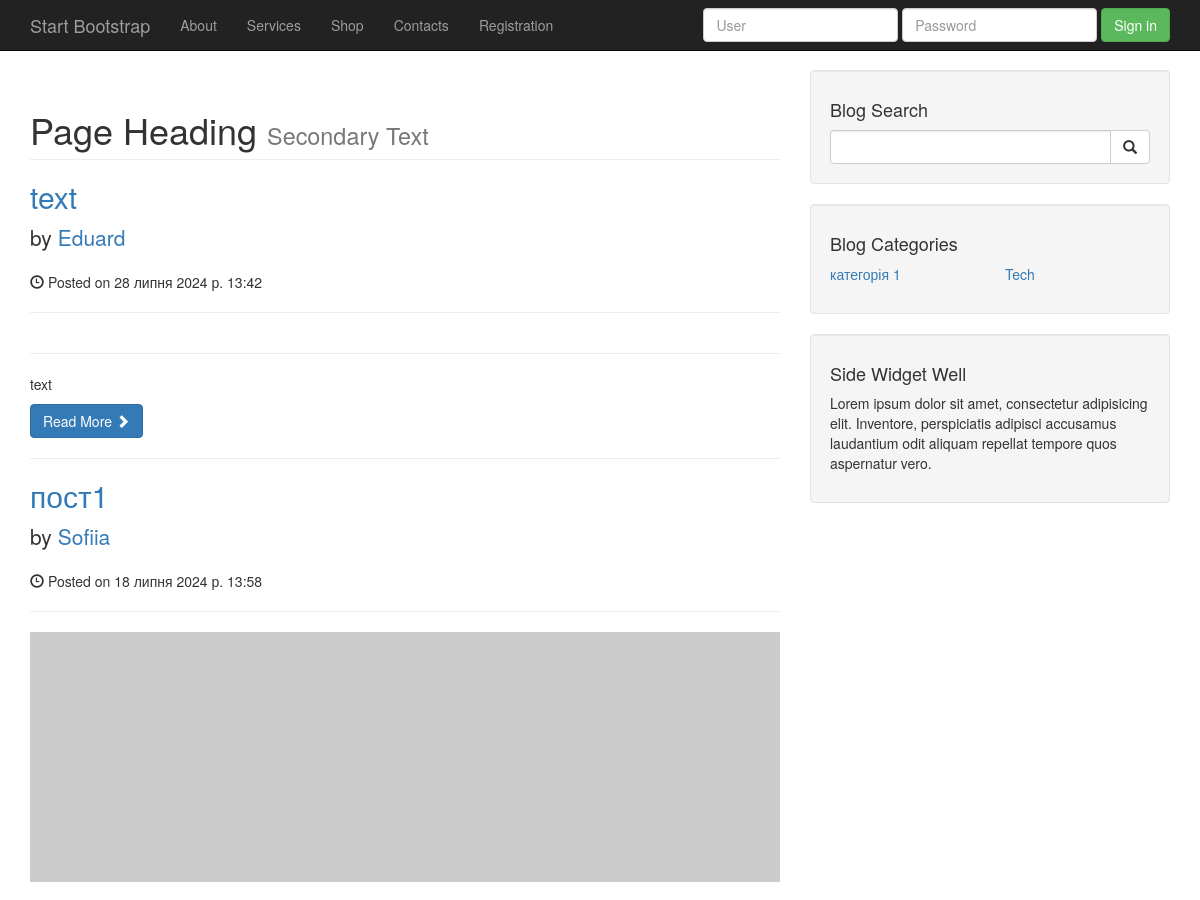
/blog/ (upper part), run on an earlier commit of the app's database.
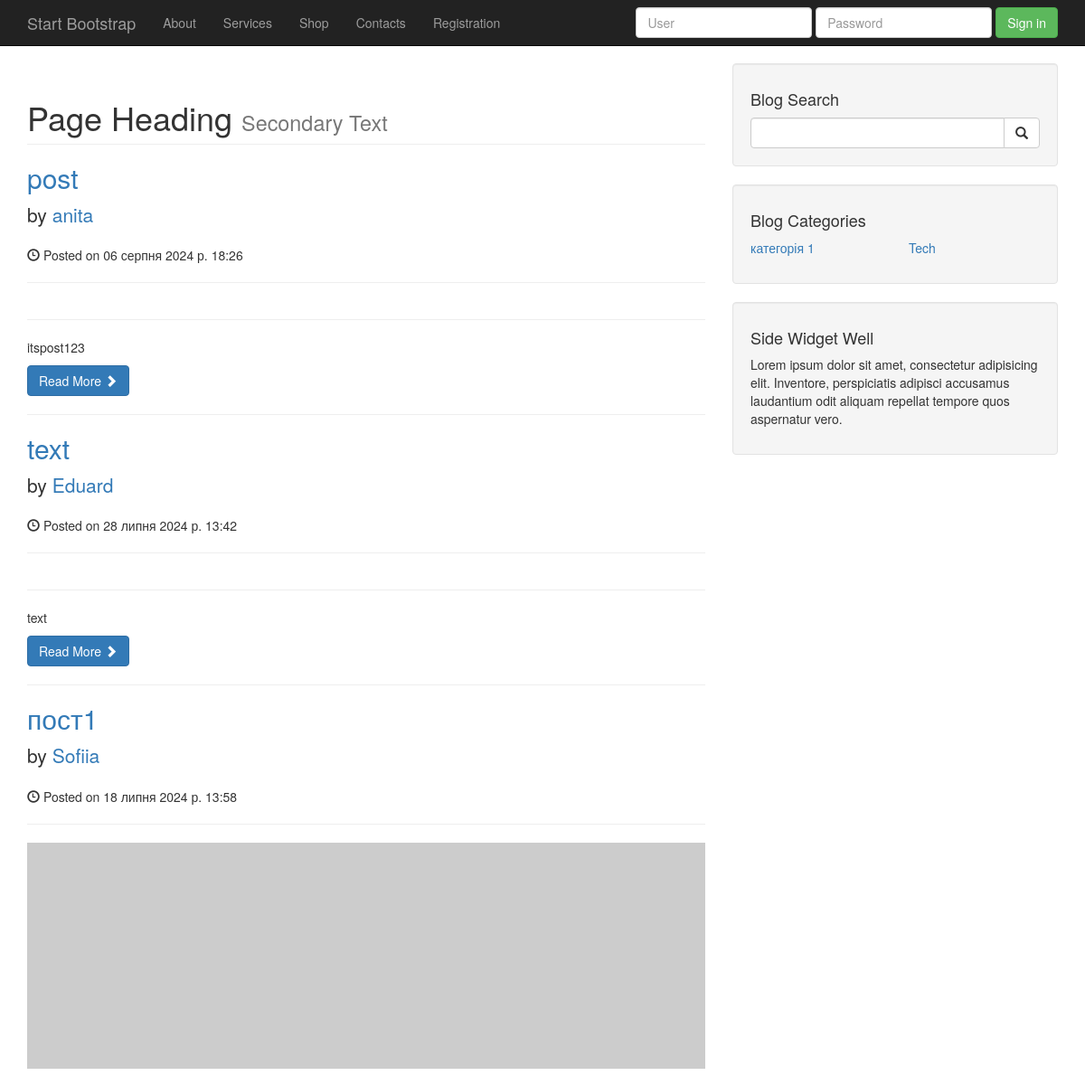
And on a later commit of the database.
### blog/models.py (models this page shows, shortened)
class Post(models.Model):
    title = models.CharField(max_length=30, verbose_name="заголовок")
    content = models.TextField(verbose_name="опис")
    published_date = models.DateTimeField(auto_now_add=True, verbose_name="Дата публікації")
    category = models.ForeignKey(Category, on_delete=models.CASCADE, verbose_name="Категорія")
    user = models.ForeignKey(User, on_delete=models.CASCADE, verbose_name="Автор", default='1')
    image = models.ImageField(upload_to='post_images/', blank=True, null=True)
    tags = models.ManyToManyField(Tag, related_name='posts', verbose_name="Теги", blank=True)
    class Meta:
        verbose_name = "пост"
        verbose_name_plural = "пости"

class Category(models.Model):
    name = models.CharField(max_length=30, verbose_name="Назва")
    class Meta:
        verbose_name = "Категорія"
        verbose_name_plural = "Категорії"

### blog/views.py (the view)
# urls.py: path('', views.index, name='index'),
def index(request):
    posts = Post.objects.all().order_by("-published_date")
    context = {'posts': posts}
    context.update(get_categories())
    return render(request, "blog/index.html", context)

### blog/views.py (called while the page is built)
def get_categories():
    all_categories = Category.objects.all()
    count = all_categories.count()
    half = count // 2
    first_half = all_categories[:half]
    second_half = all_categories[half:]
    return {'cats1': first_half, 'cats2': second_half}

### templates/blog/index.html
{% extends 'blog/base.html' %}
{% block content %}
<h1 class="page-header">
    Page Heading
    <small>Secondary Text</small>
</h1>
{% for post in posts %}
<h2>
    <a href="{% url 'blog:post' name=post.title %}">{{post.title}}</a>
</h2>
<p class="lead">
    by <a href="#">{{post.user}}</a>
</p>
<p><span class="glyphicon glyphicon-time"></span> Posted on {{ post.published_date}}</p>
<hr>
<img class="img-responsive" src="{{post.image}}" alt="">
<hr>
<p> {{ post.content|truncatewords:20 }}</p>
<a class="btn btn-primary" href="{% url 'blog:post' name=post.title %}">Read More <span class="glyphicon glyphicon-chevron-right"></span></a>
<hr>
{% endfor %}
{% endblock %}

### templates/blog/base.html (shortened to what this page needs)
<!DOCTYPE html>
<html lang="en">
<head>
    {% load static %}
    <link href="{% static 'blog/css/bootstrap.min.css' %}" rel="stylesheet">
    <link href="{% static 'blog/css/blog-home.css' %}" rel="stylesheet">
</head>
<body>
    <nav class="navbar navbar-inverse navbar-fixed-top" role="navigation">
        <div class="container">
            <div class="navbar-header">
                <a class="navbar-brand" href="{% url 'blog:index' %}">Start Bootstrap</a>
            </div>
            <div class="collapse navbar-collapse" id="bs-example-navbar-collapse-1">
                <ul class="nav navbar-nav">
                    <li><a href="#">About</a></li>
                    <li><a href="#">Services</a></li>
                    <li class="nav-item">
                        <a class="nav-link" href="{% url 'shop:product_list' %}">Shop</a>
                    </li>
                    <li><a href="{% url 'blog:contacts' %}">Contacts</a></li>
                    <li><a href="{% url 'blog:registration' %}">Registration</a></li>
                </ul>
                {% include 'blog/toggle_login.html' %}
            </div>
        </div>
    </nav>
    <div class="container">
        <div class="row">
            <div class="col-md-8">
                {% block content %}
                {% endblock %}
            </div>
            <div class="col-md-4">
                <div class="well">
                    <h4>Blog Search</h4>
                    <form class="input-group" method="GET" action="{% url 'blog:search' %}">
                        <input type="search" name="query" class="form-control">
                        <span class="input-group-btn">
                            <button class="btn btn-default" type="submit">
                                <span class="glyphicon glyphicon-search"></span>
                            </button>
                        </span>
                    </form>
                </div>
                <div class="well">
                    <h4>Blog Categories</h4>
                    <div class="row">
                        <div class="col-lg-6">
                            <ul class="list-unstyled">
                                {% for c in cats1 %}
                                <li><a href="{% url 'blog:category' c.name %}">{{ c.name }}</a></li>
                                {% endfor %}
                            </ul>
                        </div>
                        <div class="col-lg-6">
                            <ul class="list-unstyled">
                                {% for c in cats2 %}
                                <li><a href="{% url 'blog:category' c.name %}">{{ c.name }}</a></li>
                                {% endfor %}
                            </ul>
                        </div>
                    </div>
                </div>
                <div class="well">
                    <h4>Side Widget Well</h4>
                    <p>Lorem ipsum dolor sit amet, consectetur adipisicing elit. Inventore, perspiciatis adipisci accusamus laudantium odit aliquam repellat tempore quos aspernatur vero.</p>
                </div>
            </div>
        </div>
    </div>
</body>
</html>

### templates/blog/toggle_login.html (shortened to what this page needs)
{% if user.is_authenticated %}
<div class="navbar-form navbar-right">
    <a href="{% url 'blog:profile' %}">Hello {{user}} </a>
     <a href="{% url 'blog:blog_logout' %}" class="btn btn-danger">Logout</a>
</div>
{% else %}
<form class="navbar-form navbar-right" method="POST" action="{% url 'blog:blog_login' %}">
    <div class="form-group">
        <input type="text" placeholder="User" name="username" class="form-control">
    </div>
    <div class="form-group">
        <input type="password" placeholder="Password" name="password" class="form-control">
    </div>
    <button type="submit" class="btn btn-success">Sign in</button>
</form>
{% endif %}

### static/blog/css/blog-home.css (style rules this page uses)
body { padding-top: 70px; }

What changed in the data, as far as the page shows it:
added Post: title "post", user "anita", published_date "06 серпня 2024 р. 18:26", content "itspost123"
